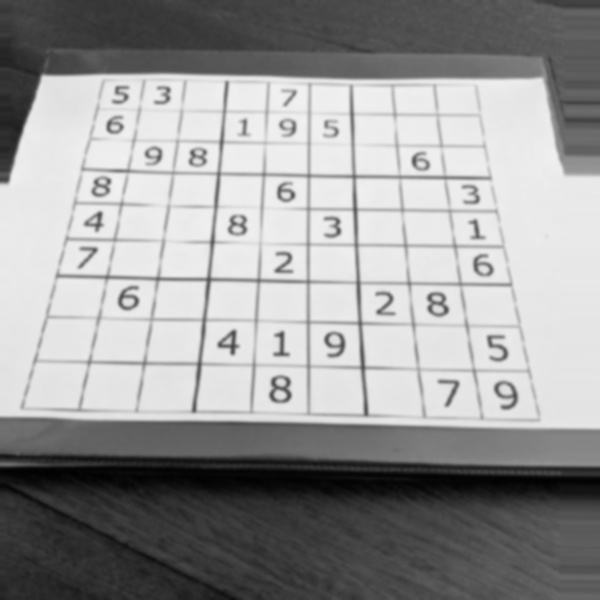
#> input picture images/example_2.jpeg, 600 x 600 px
$ python sudoku_cv.py images/example_2.jpeg
#> lines starting #> are read from the running program, lines starting #| are printed output that depends on the picture; after the words box and inside, x2 and y2 are one past the last pixel; in counts of white or black regions, pixels touching at a corner belong together
#> in main, img is the input picture: shape (600, 600, 3); min 1, max 242, mean 153.5
### sudoku_locator.py
"""
Define the class SudokuLocator
"""
import operator
import cv2
import numpy as np


class SudokuLocator:
    """
    Detect and locate a sudoku on an input image.
    Define if sudoku is sufficiently visible.
    Unwarp it to feed it later to our neural network.
    """

    def __init__(self, img, debug=False):
#> called with debug = False
        self.img = img
        self.debug = debug
        self.img_grayscale = cv2.cvtColor(img, cv2.COLOR_BGR2GRAY)

        # Basic opencv functions to denoise and spot corners of the sudoku
        proc = cv2.GaussianBlur(self.img_grayscale.copy(), (9, 9), 0)
        proc = cv2.adaptiveThreshold(
            proc, 255, cv2.ADAPTIVE_THRESH_GAUSSIAN_C, cv2.THRESH_BINARY, 11, 2
        )
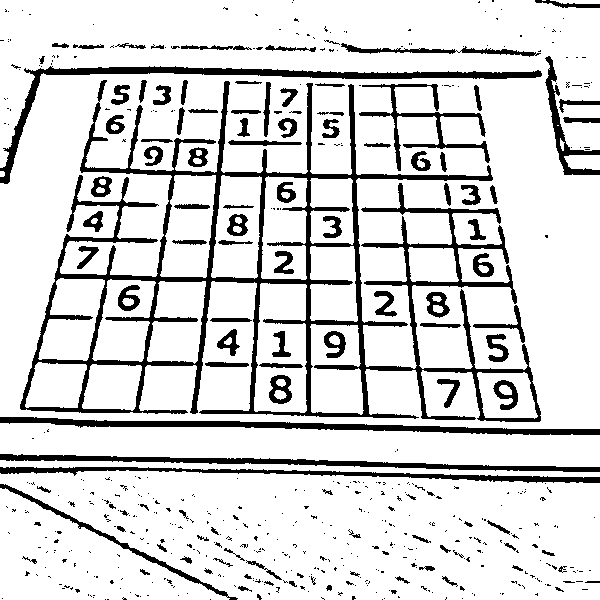
#> proc: shape (600, 600); 84.5% white; 547 black regions (430 under 20 px), largest, box (x1, y1, x2, y2) and area: (20, 80, 541, 422) 22746, (0, 66, 542, 184) 4099, (0, 417, 600, 435) 3533

        proc = cv2.bitwise_not(proc, proc)
        kernel = np.array([[0.0, 1.0, 0.0], [1.0, 1.0, 1.0], [0.0, 1.0, 0.0]], np.uint8)
        proc = cv2.dilate(proc, kernel)
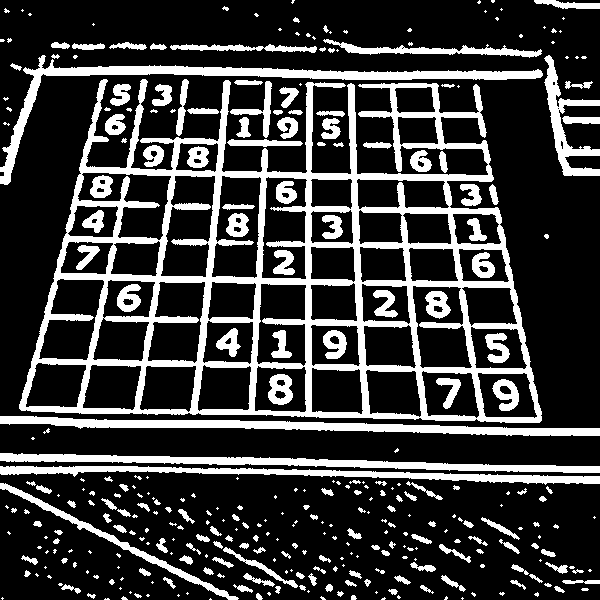
#> proc: shape (600, 600); 23.2% white; 348 white regions (171 under 20 px)

        # cv2.imshow("Processed image", proc)
        # cv2.waitKey(0)

        contours, _ = cv2.findContours(
            proc.copy(), cv2.RETR_EXTERNAL, cv2.CHAIN_APPROX_SIMPLE
        )
#> contours = 327 contours, 216 with area under 20; largest, box (x1, y1, x2, y2) and area: (19, 79, 542, 423) 121261, (0, 55, 543, 185) 4794, (0, 416, 600, 436) 4127, (0, 453, 600, 473) 3648, (0, 466, 600, 485) 3220
        contours = sorted(contours, key=cv2.contourArea, reverse=True)
        polygon = contours[0]
#> polygon = contour of 1034 points, box (x1, y1, x2, y2) (19, 79, 542, 423), area 121261

        bottom_right, _ = max(
            enumerate([pt[0][0] + pt[0][1] for pt in polygon]),
            key=operator.itemgetter(1),
        )
#> bottom_right = 288
        top_left, _ = min(
            enumerate([pt[0][0] + pt[0][1] for pt in polygon]),
            key=operator.itemgetter(1),
        )
#> top_left = 2
        bottom_left, _ = min(
            enumerate([pt[0][0] - pt[0][1] for pt in polygon]),
            key=operator.itemgetter(1),
        )
#> bottom_left = 186
        top_right, _ = max(
            enumerate([pt[0][0] - pt[0][1] for pt in polygon]),
            key=operator.itemgetter(1),
        )
#> top_right = 490

        # 4 corners of the sudoku in the image coordinate
        self.corners = [
            polygon[top_left][0] + [5, 5],
            polygon[top_right][0] + [-5, 5],
            polygon[bottom_right][0] + [-5, -5],
            polygon[bottom_left][0] + [5, -5],
        ]
#> self.corners = [[106, 85], [474, 92], [534, 417], [24, 403]]

        src = np.array(self.corners, dtype="float32")
#> src = [[106, 85], [474, 92], [534, 417], [24, 403]]
        self.side = max(
            [
                np.linalg.norm(self.corners[0] - self.corners[3]),
                np.linalg.norm(self.corners[1] - self.corners[2]),
                np.linalg.norm(self.corners[0] - self.corners[2]),
                np.linalg.norm(self.corners[1] - self.corners[3]),
            ]
        )
#> self.side = 547

        dst = np.array(
            [
                [0, 0],
                [self.side - 1, 0],
                [self.side - 1, self.side - 1],
                [0, self.side - 1],
            ],
            dtype="float32",
        )
#> dst = [[0, 0], [546, 0], [546, 546], [0, 546]]

        # define warp matrix between original image and the sudoku submask
        self.warp_matrix = cv2.getPerspectiveTransform(src, dst)
#> self.warp_matrix = [[1.66, 0.429, -212.6], [-0.0501, 2.64, -218.7], [3.74e-06, 0.00135, 1]]

    # [116 lines left out: functions has_four_corners_spread_out, has_sudoku_with_visibility, has_sudoku, get_center, get_max_side, get_min_side and 1 more, not called in this run]

    def unwarp(self):
        """Unwarp the image based on the warp matrix"""

        # Unwarp
        unwarped = cv2.warpPerspective(
            self.img_grayscale, self.warp_matrix, (int(self.side), int(self.side))
        )
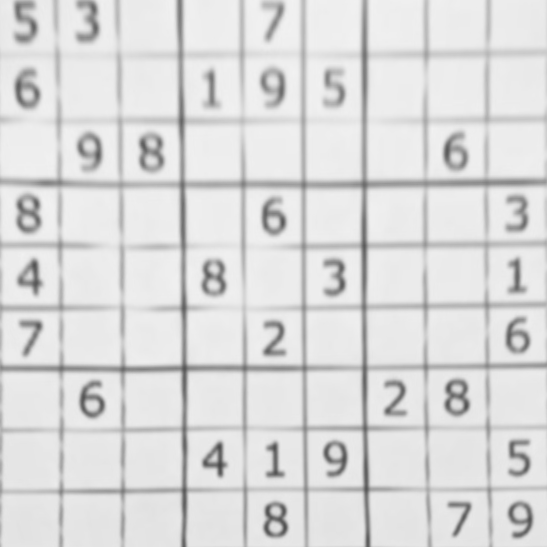
#> unwarped: shape (547, 547); min 72, max 242, mean 219.2

        if self.debug:
            cv2.imshow("Warped image", unwarped)
            cv2.waitKey(0)

        return unwarped

    # [76 lines left out: function render, not called in this run]

### sudoku_cv.py
#!/usr/bin/env python3

"""Define class Sudoku that extracts grid from a sudoku image
then solve it
"""

from typing import final
import cv2
import numpy as np
import operator
from tensorflow.keras.models import model_from_json
from solver import SudokuSolver
from sudoku_locator import SudokuLocator
from argparse import ArgumentParser
import time


def clean_dilate_erode(image):
    """Use basic opencv functions to transform incoming image"""

    image = cv2.adaptiveThreshold(
        image, 255, cv2.ADAPTIVE_THRESH_GAUSSIAN_C, cv2.THRESH_BINARY, 11, 2
    )
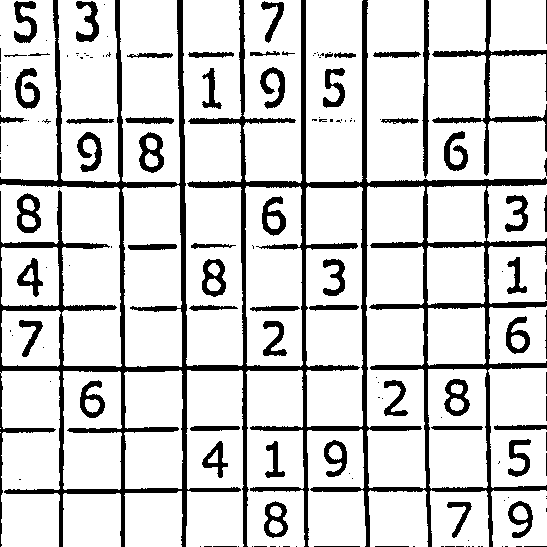
#> image: shape (547, 547); 82.8% white; 158 black regions (90 under 20 px), largest, box (x1, y1, x2, y2) and area: (0, 0, 547, 547) 31806, (432, 0, 547, 176) 2010, (422, 0, 430, 178) 824
    image = cv2.bitwise_not(image)

    # Creating kernel
    kernel = np.array([[0.0, 1.0, 0.0], [1.0, 1.0, 1.0], [0.0, 1.0, 0.0]], np.uint8)

    # Erode / Dilate
    image = cv2.dilate(image, kernel)
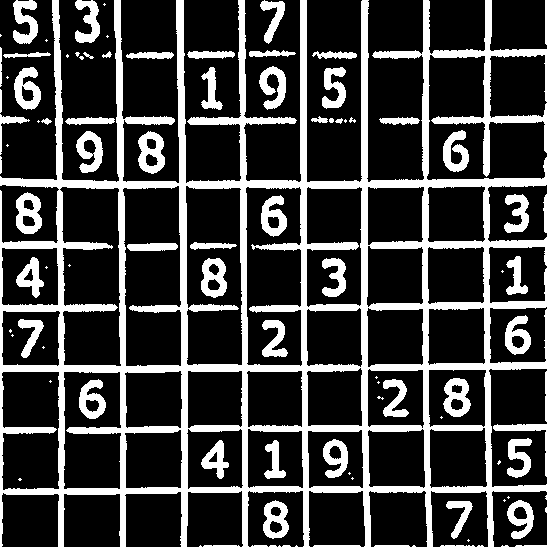
#> image: shape (547, 547); 24.4% white; 100 white regions (39 under 20 px), largest, box (x1, y1, x2, y2) and area: (0, 0, 547, 547) 51670, (138, 131, 165, 174) 719, (16, 192, 42, 234) 698
    image = cv2.erode(image, kernel)
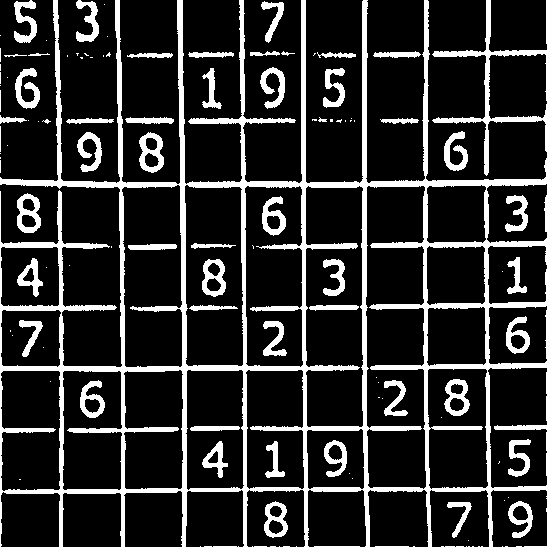
#> image: shape (547, 547); 17.2% white; 140 white regions (76 under 20 px), largest, box (x1, y1, x2, y2) and area: (0, 0, 547, 547) 33210, (432, 0, 547, 176) 2017, (139, 132, 164, 173) 546

    return image


class Sudoku:
    """Define sudoku class. Transform image into np array, then solve
    then display solution
    """

    def __init__(self, debug=False):
        self.debug = debug
        self.sudoku = np.zeros((9, 9), dtype="uint8")

        # Load neural network model
#> (the run stopped early here; a loop or call above may not have finished)
